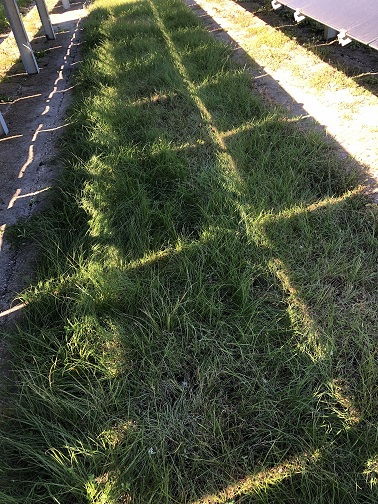
#> input picture egoat/testimage3.jpg, 378 x 504 px
$ python egoat.py
#> lines starting #> are read from the running program, lines starting #| are printed output that depends on the picture; after the words box and inside, x2 and y2 are one past the last pixel; in counts of white or black regions, pixels touching at a corner belong together
import numpy as np
import cv2
import time

start_time = time.time()

image = cv2.imread("testimage3.jpg")
#> image is the input picture: shape (504, 378, 3); mean B, G, R 64.7, 83.8, 77.1
#boundaries = [([112,60,86], [187,173,201])]
#G, B, R


hsv = cv2.cvtColor(image, cv2.COLOR_BGR2HSV)
#> hsv: shape (504, 378, 3); mean H, S, V 52.7, 83.5, 86.1

lower = np.array([20,14,100])
upper = np.array([96,255,255])

# find the colors within the specified boundaries and apply
# the mask
mask = cv2.inRange(hsv, lower, upper)
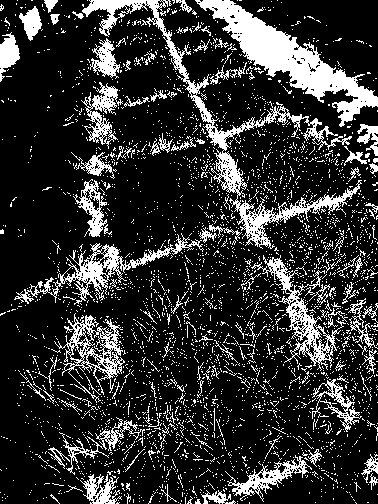
#> mask: shape (504, 378); 19.6% white; 3508 white regions (3393 under 20 px), largest, box (x1, y1, x2, y2) and area: (195, 0, 378, 127) 5886, (82, 0, 362, 249) 5643, (14, 233, 204, 305) 2195
output = cv2.bitwise_and(image, image, mask = mask)
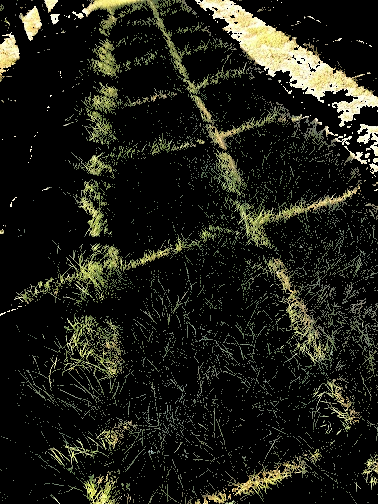
#> output: shape (504, 378, 3); mean B, G, R 22.7, 30.7, 29.9

grass = output
bw_image = cv2.cvtColor(grass, cv2.COLOR_HSV2BGR)
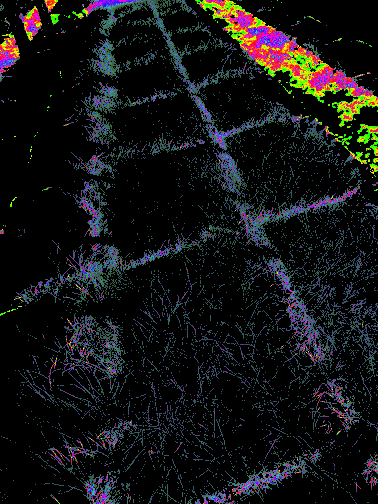
#> bw_image: shape (504, 378, 3); mean B, G, R 20.2, 19.7, 18.6
bw_image = cv2.cvtColor(bw_image, cv2.COLOR_BGR2GRAY)
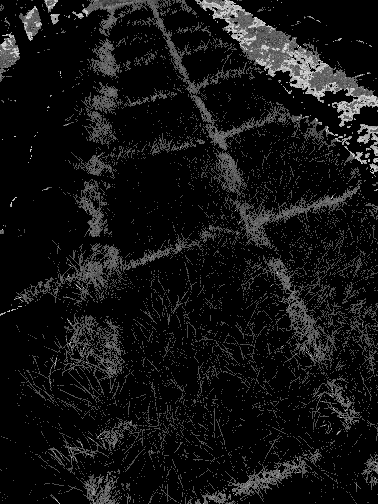
#> bw_image: shape (504, 378); min 0, max 227, mean 19.4

new_image = bw_image[:]
threshold = 1
h,b = grass.shape[:2]
#> h = 504; b = 378

for i in range(h):
    for j in range(b):
        if bw_image[i][j] > threshold:
            new_image[i][j] = 255 #Setting the grass to be White
        else:
            new_image[i][j] = 0 #else setting it to zero.

# show the images
cv2.imshow("b/w", new_image)
cv2.imshow("images", np.hstack([image, output]))
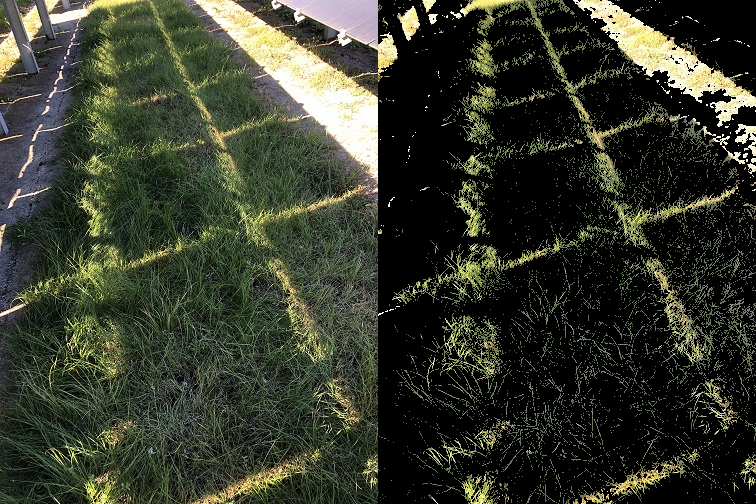
#> window 'images': shape (504, 756, 3); mean B, G, R 43.7, 57.3, 53.5

print("%s seconds" % (time.time() - start_time))

cv2.waitKey(0)

$ run again, with egoat/testimage1.jpg copied over egoat/testimage3.jpg
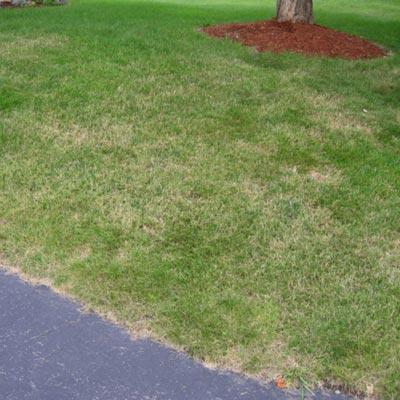
#> input picture egoat/testimage1.jpg, 400 x 400 px
#> image is the input picture: shape (400, 400, 3); mean B, G, R 88.9, 135.1, 122
#> hsv: shape (400, 400, 3); mean H, S, V 46.8, 103.3, 140.4
#> `mask = cv2.inRange(hsv, lower, upper)`:
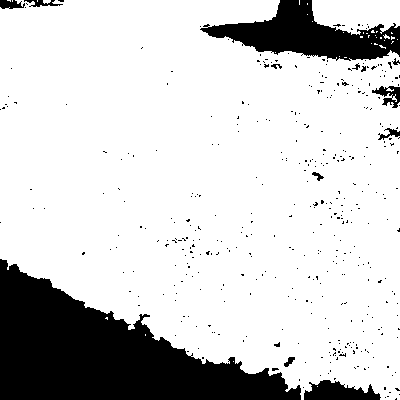
#> mask: shape (400, 400); 81.4% white; 411 black regions (398 under 20 px), largest, box (x1, y1, x2, y2) and area: (0, 259, 301, 400) 21123, (200, 0, 400, 61) 5817, (304, 380, 381, 400) 1020
#> `cv2.imshow("images", np.hstack([image, output]))`:
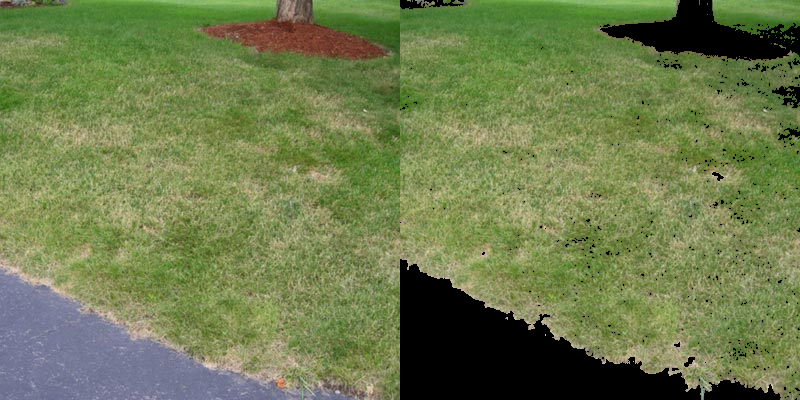
#> window 'images': shape (400, 800, 3); mean B, G, R 77.2, 124.4, 110.7
